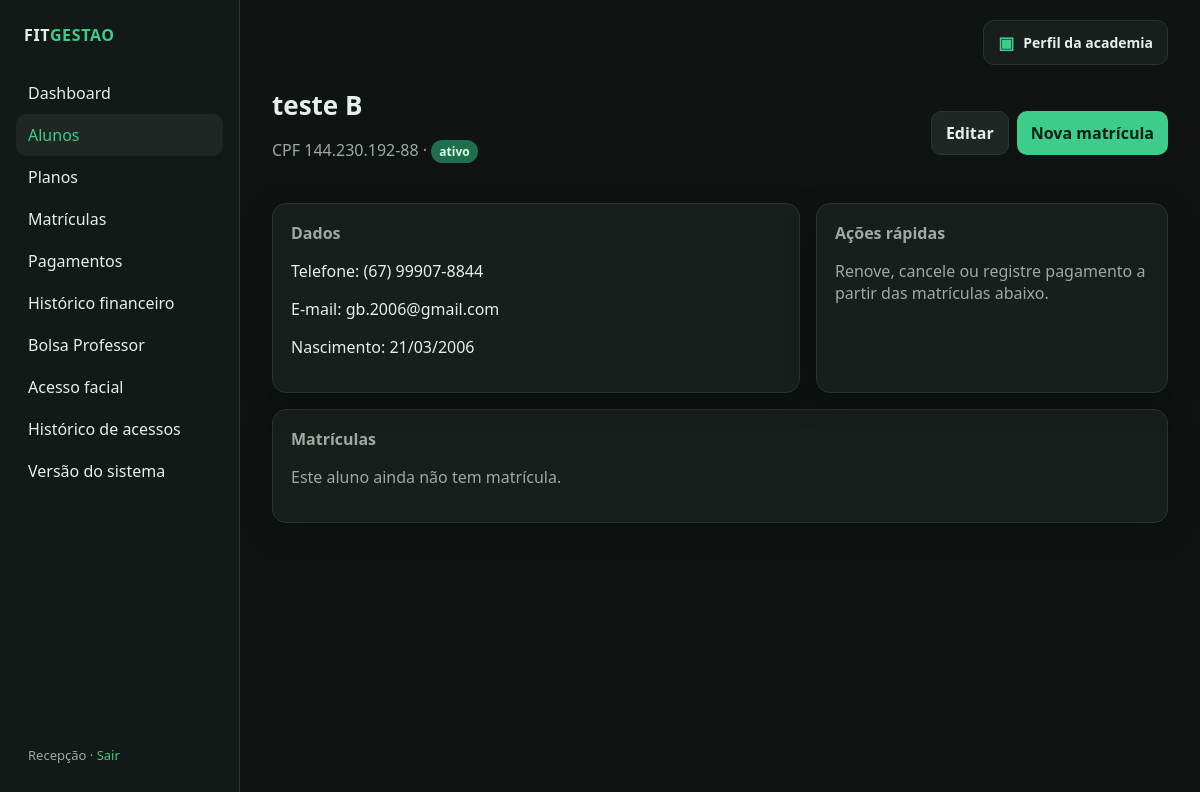
The page /alunos/1 (signed in) on the database its author committed.
### app/models.py (models this page shows)
class User(UserMixin, db.Model):
    id = db.Column(db.Integer, primary_key=True)
    username = db.Column(db.String(80), unique=True, nullable=False)
    name = db.Column(db.String(120), nullable=False)
    password_hash = db.Column(db.String(255), nullable=False)
    payments = db.relationship("Payment", backref="registered_by", lazy=True)

class Student(db.Model):
    id = db.Column(db.Integer, primary_key=True)
    name = db.Column(db.String(120), nullable=False)
    document = db.Column(db.String(20), unique=True, nullable=False)
    phone = db.Column(db.String(30), nullable=True)
    email = db.Column(db.String(120), nullable=True)
    birth_date = db.Column(db.Date, nullable=True)
    status = db.Column(db.String(20), nullable=False, default="ativo")
    is_instructor = db.Column(db.Boolean, nullable=False, default=False)
    controlid_user_id = db.Column(db.Integer, unique=True, nullable=True)
    face_registered = db.Column(db.Boolean, nullable=False, default=False)
    created_at = db.Column(db.DateTime, server_default=db.func.now())
    enrollments = db.relationship(
        "Enrollment", backref="student", lazy=True, order_by="Enrollment.start_date.desc()"
    )

### app/routes/students.py (the view)
@bp.route("/<int:student_id>")
@login_required
def detail(student_id):
    refresh_enrollment_statuses()
    student = Student.query.get_or_404(student_id)
    return render_template("students/detail.html", student=student, scholarship_active=has_valid_scholarship(student))

### app/services.py (called while the page is built)
def refresh_enrollment_statuses():
    today = date.today()
    rows = Enrollment.query.filter(Enrollment.status != "cancelada").all()
    changed = False
    for enrollment in rows:
        new_status = "vencida" if enrollment.end_date < today else "ativa"
        if enrollment.status != new_status:
            enrollment.status = new_status
            changed = True
    if changed:
        db.session.commit()

def has_valid_scholarship(student):
    if not student or student.status != "ativo":
        return False
    today = date.today()
    scholarship = ProfessorScholarship.query.filter(
        ProfessorScholarship.status == "ativa",
        ProfessorScholarship.start_date <= today,
        ((ProfessorScholarship.end_date.is_(None)) |
         (ProfessorScholarship.end_date >= today)),
        ((ProfessorScholarship.instructor_id == student.id) |
         (ProfessorScholarship.family_id == student.id)),
    ).first()
    return bool(scholarship and scholarship.instructor.status == "ativo")

### app/templates/students/detail.html (shortened to what this page needs)
{% extends "base.html" %}
{% block content %}
<div class="topbar">
  <div>
    <h1>{{ student.name }}</h1>
    <p class="muted">CPF {{ student.document }} · <span class="badge {{ student.status }}">{{ student.status }}</span></p>
  </div>
  <div class="actions">
    <a class="btn secondary" href="{{ url_for('students.edit', student_id=student.id) }}">Editar</a>
    <a class="btn" href="{{ url_for('enrollments.create', aluno=student.id) }}">Nova matrícula</a>
  </div>
</div>
<div class="grid two-col">
  <section class="card">
    <h2>Dados</h2>
    <p>Telefone: {{ student.phone or '—' }}</p>
    <p>E-mail: {{ student.email or '—' }}</p>
    <p>Nascimento: {{ student.birth_date.strftime('%d/%m/%Y') if student.birth_date else '—' }}</p>
  </section>
  <section class="card">
    <h2>Ações rápidas</h2>
    <p class="muted">Renove, cancele ou registre pagamento a partir das matrículas abaixo.</p>
  </section>
</div>
<section class="card" style="margin-top:16px">
  <h2>Matrículas</h2>
  {% if student.enrollments %}
  <table>
    <thead>
      <tr><th>Plano</th><th>Início</th><th>Fim</th><th>Status</th><th>Pagamento</th><th></th></tr>
    </thead>
    <tbody>
      {% for e in student.enrollments %}
      <tr>
        <td>{{ e.plan.name }}</td>
        <td>{{ e.start_date.strftime('%d/%m/%Y') }}</td>
        <td>{{ e.end_date.strftime('%d/%m/%Y') }}</td>
        <td><span class="badge {{ e.status }}">{{ e.status }}</span></td>
        <td>
          {% if scholarship_active %}
            <span class="badge pago">Bolsa integral — R$ 0,00</span>
          {% elif e.is_delinquent %}
            <span class="badge pendente">inadimplente</span>
          {% else %}
            <span class="badge pago">em dia</span>
          {% endif %}
        </td>
        <td class="actions">
          {% if not scholarship_active %}<a class="btn small" href="{{ url_for('payments.create', matricula=e.id) }}">Pagar</a>{% endif %}
          {% if e.status != 'cancelada' %}
          <form method="post" action="{{ url_for('enrollments.renew', enrollment_id=e.id) }}">
            <input type="hidden" name="csrf_token" value="{{ csrf_token() }}">
            <button class="btn small secondary" type="submit">Renovar</button>
          </form>
          <form method="post" action="{{ url_for('enrollments.cancel', enrollment_id=e.id) }}" onsubmit="return confirm('Cancelar esta matrícula?')">
            <input type="hidden" name="csrf_token" value="{{ csrf_token() }}">
            <button class="btn small danger" type="submit">Cancelar</button>
          </form>
          {% endif %}
        </td>
      </tr>
      {% endfor %}
    </tbody>
  </table>
  {% else %}
    <p class="muted">Este aluno ainda não tem matrícula.</p>
  {% endif %}
</section>
{% endblock %}

### app/templates/base.html (shortened to what this page needs)
<!doctype html>
<html lang="pt-BR">
<head>
  <link rel="stylesheet" href="{{ url_for('static', filename='css/style.css') }}">
</head>
<body>
<div class="layout">
  <aside class="sidebar">
    <p class="brand">FIT<span>GESTAO</span></p>
    <nav class="nav">
      <a href="{{ url_for('dashboard.index') }}" class="{{ 'active' if request.endpoint == 'dashboard.index' }}">Dashboard</a>
      <a href="{{ url_for('students.list_students') }}" class="{{ 'active' if request.endpoint and request.endpoint.startswith('students.') }}">Alunos</a>
      <a href="{{ url_for('plans.list_plans') }}" class="{{ 'active' if request.endpoint and request.endpoint.startswith('plans.') }}">Planos</a>
      <a href="{{ url_for('enrollments.list_enrollments') }}" class="{{ 'active' if request.endpoint and request.endpoint.startswith('enrollments.') }}">Matrículas</a>
      <a href="{{ url_for('payments.list_payments') }}" class="{{ 'active' if request.endpoint and request.endpoint.startswith('payments.') }}">Pagamentos</a>
      <a href="{{ url_for('payments.history') }}" class="{{ 'active' if request.endpoint == 'payments.history' }}">Histórico financeiro</a>
      <a href="{{ url_for('scholarships.index') }}" class="{{ 'active' if request.endpoint and request.endpoint.startswith('scholarships.') }}">Bolsa Professor</a>
      <a href="{{ url_for('facial_access.index') }}" class="{{ 'active' if request.endpoint == 'facial_access.index' }}">Acesso facial</a>
      <a href="{{ url_for('facial_access.history') }}" class="{{ 'active' if request.endpoint == 'facial_access.history' }}">Histórico de acessos</a>
      <a href="{{ url_for('system.version') }}" class="{{ 'active' if request.endpoint == 'system.version' }}">Versão do sistema</a>
    </nav>
    <div class="user">
      {{ current_user.name }} · <a href="{{ url_for('auth.logout') }}">Sair</a>
    </div>
  </aside>
  <main class="main">
    <div class="main-top-actions">
      <a class="academy-profile-link {{ 'active' if request.endpoint and request.endpoint.startswith('academy.') }}"
         href="{{ url_for('academy.profile') }}">
        <span class="academy-profile-icon">▣</span>
        <span>Perfil da academia</span>
      </a>
    </div>
    {% block content %}{% endblock %}
  </main>
</div>
</body>
</html>

### app/static/css/style.css (style rules this page uses)
:root { --bg: #0f1412; --panel: #171e1b; --panel-2: #1e2723; --line: #2a3530; --text: #e8eee9; --muted: #9aaba1; --accent: #3dcc8a; --accent-dim: #1f6f4d; --danger: #e05a5a; --warn: #e0b45a; --info: #5aa8e0; --radius: 14px; --shadow: 0 10px 30px rgba(0, 0, 0, 0.28); font-family: "Segoe UI", system-ui, sans-serif; }
* { box-sizing: border-box; }
html, body { margin: 0; min-height: 100%; background: var(--bg); color: var(--text); }
a { color: var(--accent); text-decoration: none; }
.layout { display: grid; grid-template-columns: 240px 1fr; min-height: 100vh; }
.sidebar { background: #121916; border-right: 1px solid var(--line); padding: 24px 16px; display: flex; flex-direction: column; gap: 8px; }
.brand { font-weight: 700; letter-spacing: 0.04em; margin: 0 8px 18px; }
.brand span { color: var(--accent); }
.nav a { display: block; color: var(--text); padding: 10px 12px; border-radius: 10px; text-decoration: none; }
.nav a:hover, .nav a.active { background: var(--panel-2); color: var(--accent); }
.sidebar .user { margin-top: auto; color: var(--muted); font-size: 13px; padding: 12px; }
.main { padding: 28px 32px 48px; }
.topbar { display: flex; justify-content: space-between; align-items: center; gap: 16px; margin-bottom: 24px; }
h1 { margin: 0; font-size: 26px; }
.muted { color: var(--muted); }
.grid { display: grid; gap: 16px; }
.card { background: var(--panel); border: 1px solid var(--line); border-radius: var(--radius); padding: 18px; box-shadow: var(--shadow); }
.card h2 { margin: 0 0 12px; font-size: 16px; color: var(--muted); font-weight: 600; }
.btn { display: inline-flex; align-items: center; justify-content: center; background: var(--accent); color: #062015; font-weight: 700; border: 0; border-radius: 10px; padding: 10px 14px; cursor: pointer; text-decoration: none; }
.btn.secondary { background: var(--panel-2); color: var(--text); border: 1px solid var(--line); }
.badge { display: inline-block; padding: 3px 8px; border-radius: 999px; font-size: 12px; font-weight: 700; }
.badge.ativa, .badge.pago, .badge.ativo { background: #1f6f4d; color: #d8ffe9; }
.actions { display: flex; gap: 8px; flex-wrap: wrap; }
.two-col { grid-template-columns: 1.2fr 0.8fr; }
.main-top-actions { display: flex; justify-content: flex-end; margin: -8px 0 22px; }
.academy-profile-link { display: inline-flex; align-items: center; gap: 9px; padding: 10px 14px; border: 1px solid var(--line); border-radius: 11px; background: var(--panel); color: var(--text); font-size: 14px; font-weight: 600; text-decoration: none; }
.academy-profile-icon { color: var(--accent); font-size: 17px; }

### rows shown on the page
User: name "Recepção"
Student: name "teste B", document "144.230.192-88", status "ativo", phone "(67) 99907-8844", email "gb.2006@gmail.com", birth_date "21/03/2006"
